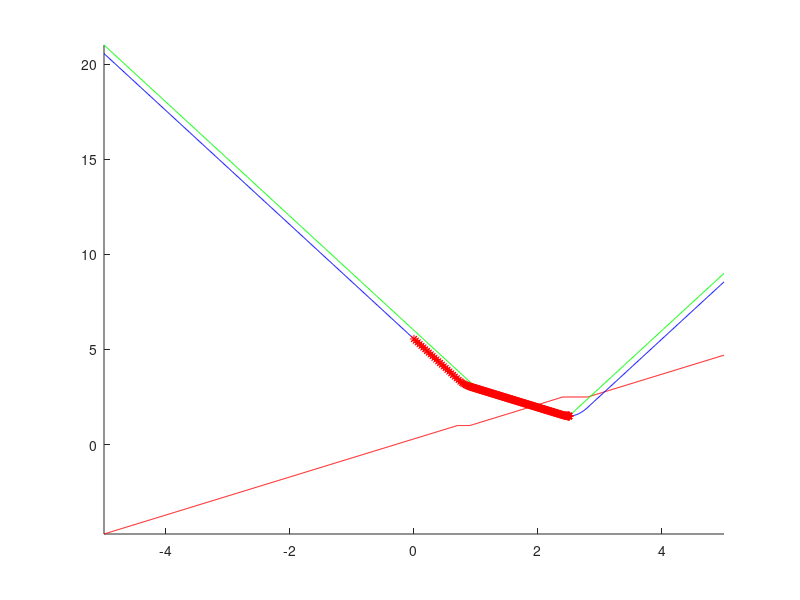

MATLAB code to generate this figure:
clear all; close all;

%% parametres
pas=0.01;
seuil=0.000001;
x_ini=0;
gamma=0.1;

%% calcul de mor

x_min=-5;pas_x=0.01;x_max=5;
x=x_min:pas_x:x_max;
%f=abs(x);
f=abs(x-1)+abs(2*x-5);
hold on
%f1=@(x1)abs(x1);
f1=@(x1) abs(x-1) + abs(2*x-5);
% prox=@(x2)(x2-gamma).*((x2-gamma)>0)+(x2+gamma).*((x2+gamma)<0)+(x2).*((x2)==0);
% moro=@(x3)abs(prox(x3))+(1/(2*gamma))*((-x3+prox(x3))^2);
prox=@(x2)(x2+3*gamma).*(x2+3*gamma<1)+(x2+gamma).*((x2+gamma)>1).*((x2+gamma)<5/2)+(x2-3*gamma).*(x2-3*gamma>5/2)+1.*(x2>=1-3*gamma).*(x2<=1-gamma)+(5/2).*(x2<=(5/2)+3*gamma).*(x2>=(5/2)-gamma);

moro=@(x3)abs(prox(x3)-1) + abs(2*prox(x3)-5)+(1/(2*gamma))*((-x3+prox(x3))^2);
proxi=zeros(1,length(x));
for i=1:length(x)
    proxi(i)=prox(x(i));
end
mor=zeros(1,length(x));
for i=1:length(x)
    mor(i)=moro(x(i));
end
hold on
plot(x,proxi,'r')
plot(x,mor,'b')
plot(x,f,'g')
% legend('proxi',
gradmor=gradient(mor,x);

%% descente de gradient 1d



plot(x_ini,moro(x_ini),'r*')
x_bar=x_ini;
n=1;
diff=1;
while(abs(diff(n))>seuil)
    x_bar2=x_bar(n)-pas*gradmor(round(length(x)/(x_max-x_min)*x_bar(n)+(length(x)-1)/2));
    x_bar=[x_bar,x_bar2];
    diff2=x_bar2-x_bar(n);
    diff=[diff,diff2];
    hold on
    plot(x_bar2,moro(x_bar2),'r*')
    n=n+1;
end
axis([x_min x_max -inf inf])